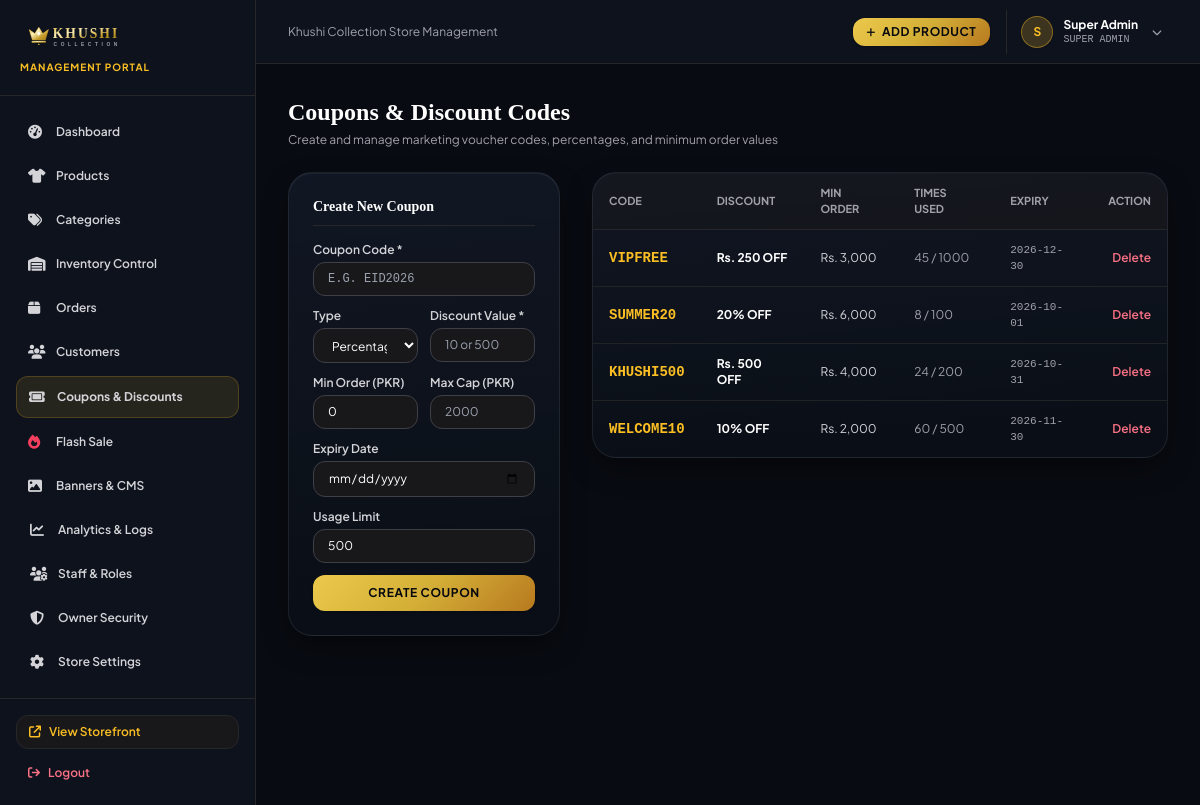
Before: /admin/coupons (signed in) with the older database file.
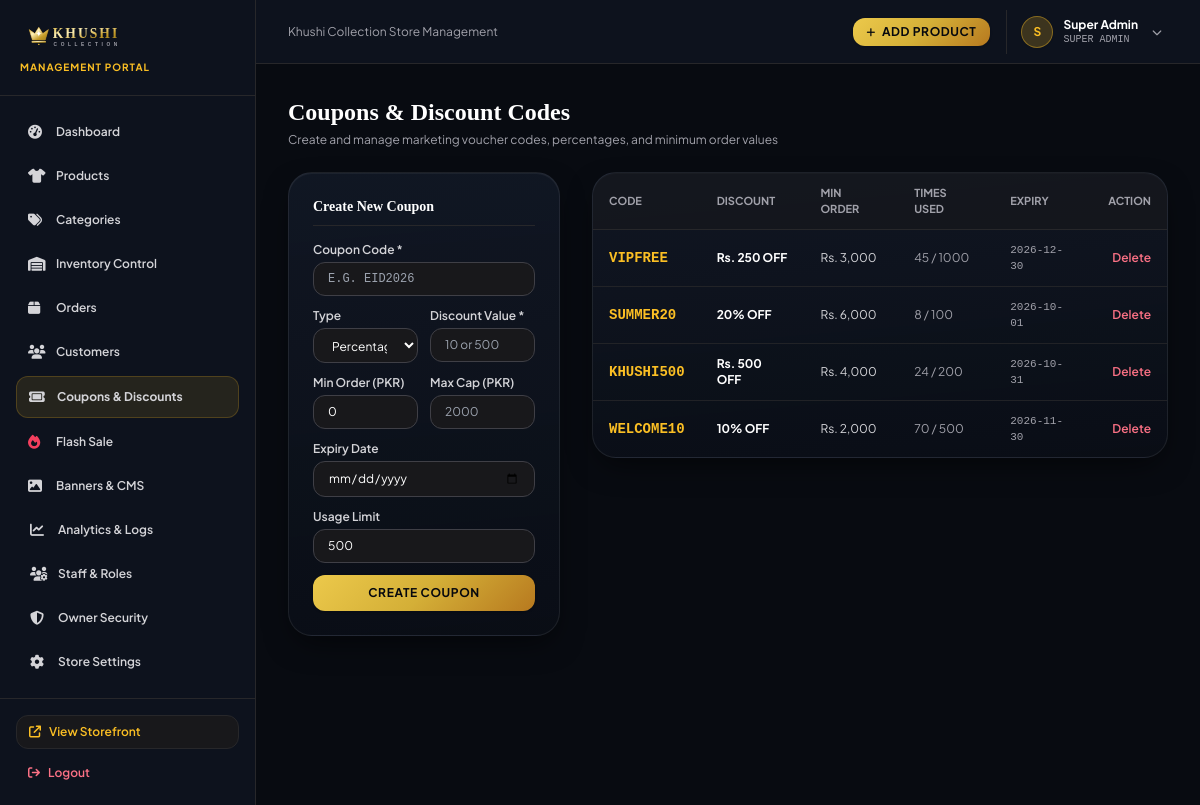
After: the same page with the newer database file.
### tables this page shows
CREATE TABLE users (
        id INTEGER PRIMARY KEY AUTOINCREMENT,
        name TEXT NOT NULL,
        email TEXT UNIQUE NOT NULL,
        phone TEXT,
        password_hash TEXT NOT NULL,
        role TEXT DEFAULT 'customer',
        status TEXT DEFAULT 'active',
        created_at TIMESTAMP DEFAULT CURRENT_TIMESTAMP
    , failed_login_attempts INTEGER DEFAULT 0, locked_until TIMESTAMP, session_token TEXT, last_login_at TIMESTAMP);

CREATE TABLE coupons (
        id INTEGER PRIMARY KEY AUTOINCREMENT,
        code TEXT UNIQUE NOT NULL,
        discount_type TEXT DEFAULT 'percentage',
        discount_value REAL NOT NULL,
        min_order_amount REAL DEFAULT 0,
        max_discount REAL,
        expiry_date TEXT,
        usage_limit INTEGER DEFAULT 1000,
        times_used INTEGER DEFAULT 0,
        is_active INTEGER DEFAULT 1,
        created_at TIMESTAMP DEFAULT CURRENT_TIMESTAMP
    );

### routes/admin.py (the view, shortened to what this page needs)
@admin_bp.route('/coupons', methods=['GET', 'POST'])
@admin_required(['super_admin', 'manager'])
def coupons():
    coupons_list = query_db('SELECT * FROM coupons ORDER BY id DESC')
    return render_template('admin/coupons/index.html', coupons=coupons_list)

### templates/admin/coupons/index.html (shortened to what this page needs)
{% extends 'admin/base.html' %}
{% block content %}
<div class="space-y-6">
    <div class="flex items-center justify-between">
        <div>
            <h1 class="text-2xl font-serif font-bold text-white">Coupons & Discount Codes</h1>
            <p class="text-xs text-zinc-400 mt-1">Create and manage marketing voucher codes, percentages, and minimum order values</p>
        </div>
    </div>
    <div class="grid grid-cols-1 lg:grid-cols-12 gap-8">
        <div class="lg:col-span-4">
            <div class="luxury-card p-6 rounded-3xl space-y-4">
                <h3 class="text-sm font-serif font-bold text-white pb-2 border-b border-zinc-800">Create New Coupon</h3>
                <form method="POST" action="{{ url_for('admin.coupons') }}" class="space-y-3">
                    <div>
                        <label class="block text-xs font-semibold text-zinc-300 mb-1">Coupon Code *</label>
                        <input type="text" name="code" required placeholder="e.g. EID2026" class="w-full bg-zinc-900 border border-zinc-700 rounded-xl px-3.5 py-2 text-xs uppercase font-mono text-white focus:outline-none focus:border-amber-400">
                    </div>
                    <div class="grid grid-cols-2 gap-3">
                        <div>
                            <label class="block text-xs font-semibold text-zinc-300 mb-1">Type</label>
                            <select name="discount_type" class="w-full bg-zinc-900 border border-zinc-700 rounded-xl px-3.5 py-2 text-xs text-white focus:outline-none focus:border-amber-400">
                                <option value="percentage">Percentage (%)</option>
                            </select>
                        </div>
                        <div>
                            <label class="block text-xs font-semibold text-zinc-300 mb-1">Discount Value *</label>
                            <input type="number" step="0.1" name="discount_value" required placeholder="10 or 500" class="w-full bg-zinc-900 border border-zinc-700 rounded-xl px-3.5 py-2 text-xs text-white focus:outline-none focus:border-amber-400">
                        </div>
                    </div>
                    <div class="grid grid-cols-2 gap-3">
                        <div>
                            <label class="block text-xs font-semibold text-zinc-300 mb-1">Min Order (PKR)</label>
                            <input type="number" name="min_order_amount" value="0" class="w-full bg-zinc-900 border border-zinc-700 rounded-xl px-3.5 py-2 text-xs text-white focus:outline-none focus:border-amber-400">
                        </div>
                        <div>
                            <label class="block text-xs font-semibold text-zinc-300 mb-1">Max Cap (PKR)</label>
                            <input type="number" name="max_discount" placeholder="2000" class="w-full bg-zinc-900 border border-zinc-700 rounded-xl px-3.5 py-2 text-xs text-white focus:outline-none focus:border-amber-400">
                        </div>
                    </div>
                    <div>
                        <label class="block text-xs font-semibold text-zinc-300 mb-1">Expiry Date</label>
                        <input type="date" name="expiry_date" class="w-full bg-zinc-900 border border-zinc-700 rounded-xl px-3.5 py-2 text-xs text-white focus:outline-none focus:border-amber-400">
                    </div>
                    <div>
                        <label class="block text-xs font-semibold text-zinc-300 mb-1">Usage Limit</label>
                        <input type="number" name="usage_limit" value="500" class="w-full bg-zinc-900 border border-zinc-700 rounded-xl px-3.5 py-2 text-xs text-white focus:outline-none focus:border-amber-400">
                    </div>
                    <button type="submit" class="w-full py-2.5 rounded-xl btn-gold text-xs font-bold uppercase tracking-wider shadow mt-2">
                        Create Coupon
                    </button>
                </form>
            </div>
        </div>
        <div class="lg:col-span-8">
            <div class="luxury-card rounded-3xl overflow-hidden">
                <table class="w-full text-left text-xs text-zinc-300">
                    <thead class="text-zinc-400 uppercase font-semibold border-b border-zinc-800 bg-zinc-900/60 text-[11px]">
                        <tr>
                            <th class="py-3 px-4">Code</th>
                            <th class="py-3 px-4">Discount</th>
                            <th class="py-3 px-4">Min Order</th>
                            <th class="py-3 px-4">Times Used</th>
                            <th class="py-3 px-4">Expiry</th>
                            <th class="py-3 px-4 text-right">Action</th>
                        </tr>
                    </thead>
                    <tbody class="divide-y divide-zinc-800/80">
                        {% for c in coupons %}
                        <tr class="hover:bg-zinc-800/30 transition">
                            <td class="py-3 px-4 font-mono font-bold text-amber-400 text-sm">{{ c.code }}</td>
                            <td class="py-3 px-4 font-bold text-white">
                                {% if c.discount_type == 'percentage' %}
                                {{ c.discount_value|int }}% OFF
                                {% else %}
                                Rs. {{ "{:,}".format(c.discount_value|int) }} OFF
                                {% endif %}
                            </td>
                            <td class="py-3 px-4">Rs. {{ "{:,}".format(c.min_order_amount|int) }}</td>
                            <td class="py-3 px-4 text-zinc-400">{{ c.times_used }} / {{ c.usage_limit }}</td>
                            <td class="py-3 px-4 font-mono text-[11px] text-zinc-400">{{ c.expiry_date or 'No Expiry' }}</td>
                            <td class="py-3 px-4 text-right">
                                {% if session.get('user_role') == 'super_admin' %}
                                <form method="POST" action="{{ url_for('admin.delete_coupon', id=c.id) }}" onsubmit="return confirm('Delete this coupon?');" class="inline">
                                    <button type="submit" class="text-rose-400 hover:text-rose-300 font-semibold text-xs">Delete</button>
                                </form>
                                {% endif %}
                            </td>
                        </tr>
                        {% endfor %}
                    </tbody>
                </table>
            </div>
        </div>
    </div>
</div>
{% endblock %}

### templates/admin/base.html (shortened to what this page needs)
<!DOCTYPE html>
<html lang="en">
<head>
    <script src="https://cdn.tailwindcss.com"></script>
    <link rel="stylesheet" href="https://cdnjs.cloudflare.com/ajax/libs/font-awesome/6.5.1/css/all.min.css">
    <link rel="stylesheet" href="{{ url_for('static', filename='css/style.css') }}">
</head>
<body class="bg-[#080B11] text-zinc-100 min-h-screen flex antialiased">
    <aside class="w-64 bg-[#0D121D] border-r border-zinc-800 flex flex-col justify-between hidden md:flex flex-shrink-0">
        <div>
            <div class="p-5 border-b border-zinc-800">
                <a href="{{ url_for('admin.dashboard') }}" class="flex items-center gap-2">
                    <img src="{{ url_for('static', filename='images/logo.svg') }}" alt="Khushi Collection" class="h-9 w-auto">
                </a>
                <span class="text-[10px] text-amber-400 font-bold tracking-widest uppercase block mt-1">Management Portal</span>
            </div>
            <nav class="p-4 space-y-1 text-xs font-semibold">
                <a href="{{ url_for('admin.dashboard') }}" class="flex items-center gap-3 px-3 py-2.5 rounded-xl hover:bg-zinc-800/80 transition text-zinc-300 hover:text-white ">
                    <i class="fa-solid fa-gauge-high text-sm w-4"></i> Dashboard
                </a>
                <a href="{{ url_for('admin.products') }}" class="flex items-center gap-3 px-3 py-2.5 rounded-xl hover:bg-zinc-800/80 transition text-zinc-300 hover:text-white ">
                    <i class="fa-solid fa-shirt text-sm w-4"></i> Products
                </a>
                <a href="{{ url_for('admin.categories') }}" class="flex items-center gap-3 px-3 py-2.5 rounded-xl hover:bg-zinc-800/80 transition text-zinc-300 hover:text-white ">
                    <i class="fa-solid fa-tags text-sm w-4"></i> Categories
                </a>
                <a href="{{ url_for('admin.inventory') }}" class="flex items-center gap-3 px-3 py-2.5 rounded-xl hover:bg-zinc-800/80 transition text-zinc-300 hover:text-white ">
                    <i class="fa-solid fa-warehouse text-sm w-4"></i> Inventory Control
                </a>
                <a href="{{ url_for('admin.orders') }}" class="flex items-center justify-between px-3 py-2.5 rounded-xl hover:bg-zinc-800/80 transition text-zinc-300 hover:text-white ">
                    <span class="flex items-center gap-3">
                        <i class="fa-solid fa-box text-sm w-4"></i> Orders
                    </span>
                </a>
                <a href="{{ url_for('admin.customers') }}" class="flex items-center gap-3 px-3 py-2.5 rounded-xl hover:bg-zinc-800/80 transition text-zinc-300 hover:text-white ">
                    <i class="fa-solid fa-users text-sm w-4"></i> Customers
                </a>
                <a href="{{ url_for('admin.coupons') }}" class="flex items-center gap-3 px-3 py-2.5 rounded-xl hover:bg-zinc-800/80 transition text-zinc-300 hover:text-white {% if 'coupons' in request.endpoint %}bg-amber-400/10 text-amber-400 font-bold border border-amber-400/20{% endif %}">
                    <i class="fa-solid fa-ticket text-sm w-4"></i> Coupons & Discounts
                </a>
                <a href="{{ url_for('admin.flash_sale') }}" class="flex items-center gap-3 px-3 py-2.5 rounded-xl hover:bg-zinc-800/80 transition text-zinc-300 hover:text-white ">
                    <i class="fa-solid fa-fire text-sm w-4 text-rose-500"></i> Flash Sale
                </a>
                <a href="{{ url_for('admin.banners') }}" class="flex items-center gap-3 px-3 py-2.5 rounded-xl hover:bg-zinc-800/80 transition text-zinc-300 hover:text-white ">
                    <i class="fa-solid fa-image text-sm w-4"></i> Banners & CMS
                </a>
                <a href="{{ url_for('admin.reports') }}" class="flex items-center gap-3 px-3.5 py-2.5 rounded-xl hover:bg-zinc-800/80 transition text-zinc-300 hover:text-white ">
                    <i class="fa-solid fa-chart-line text-sm w-4"></i> Analytics & Logs
                </a>
                {% if session.get('user_role') in ('OWNER', 'super_admin', 'SUPER_ADMIN') %}
                <a href="/admin-staff.html" class="flex items-center gap-3 px-3.5 py-2.5 rounded-xl hover:bg-zinc-800/80 transition text-zinc-300 hover:text-white">
                    <i class="fa-solid fa-users-gear text-sm w-4"></i> Staff & Roles
                </a>
                {% endif %}
                <a href="{{ url_for('admin.security_center') }}" class="flex items-center gap-3 px-3.5 py-2.5 rounded-xl hover:bg-zinc-800/80 transition text-zinc-300 hover:text-white ">
                    <i class="fa-solid fa-shield-halved text-sm w-4"></i> Owner Security
                </a>
                <a href="{{ url_for('admin.settings') }}" class="flex items-center gap-3 px-3.5 py-2.5 rounded-xl hover:bg-zinc-800/80 transition text-zinc-300 hover:text-white ">
                    <i class="fa-solid fa-gear text-sm w-4"></i> Store Settings
                </a>
            </nav>
        </div>
        <div class="p-4 border-t border-zinc-800 space-y-2">
            <a href="{{ url_for('storefront.home') }}" target="_blank" class="flex items-center gap-2 px-3 py-2 rounded-xl bg-zinc-900 border border-zinc-800 text-xs text-amber-400 hover:border-amber-400 transition font-semibold">
                <i class="fa-solid fa-arrow-up-right-from-square"></i>
                <span>View Storefront</span>
            </a>
            <a href="{{ url_for('admin.admin_logout') }}" class="flex items-center gap-2 px-3 py-2 rounded-xl text-xs text-rose-400 hover:bg-rose-950/40 transition font-semibold">
                <i class="fa-solid fa-arrow-right-from-bracket"></i>
                <span>Logout</span>
            </a>
        </div>
    </aside>
    <div class="flex-1 flex flex-col min-w-0 overflow-hidden">
        <header class="h-16 bg-[#0D121D] border-b border-zinc-800 flex items-center justify-between px-4 sm:px-6 lg:px-8">
            <div class="flex items-center gap-3">
                <span class="text-xs text-zinc-400 hidden sm:inline">Khushi Collection Store Management</span>
            </div>
            <div class="flex items-center gap-4">
                <a href="{{ url_for('admin.add_product') }}" class="px-3.5 py-1.5 rounded-xl btn-gold text-xs font-bold uppercase tracking-wider flex items-center gap-1.5 shadow">
                    <i class="fa-solid fa-plus text-[10px]"></i> Add Product
                </a>
                <div class="relative pl-2 border-l border-zinc-800">
                    <button type="button" onclick="toggleAdminMenu()" id="admin-user-menu-btn" class="flex items-center gap-2.5 p-1.5 rounded-xl hover:bg-zinc-800/80 transition cursor-pointer text-left focus:outline-none select-none">
                        <div class="w-8 h-8 rounded-full bg-amber-400/20 text-amber-400 flex items-center justify-center font-bold text-xs border border-amber-400/40 shadow-sm">
                            {{ session.get('user_name', 'Admin')[0] }}
                        </div>
                        <div class="hidden sm:block text-left">
                            <span class="text-xs font-bold text-white block leading-tight">{{ session.get('user_name', 'Admin') }}</span>
                            <span class="text-[10px] text-zinc-400 block uppercase font-mono">{{ session.get('user_role', 'Administrator').replace('_', ' ') }}</span>
                        </div>
                        <i class="fa-solid fa-chevron-down text-[10px] text-zinc-400 ml-1 transition duration-200" id="admin-menu-chevron"></i>
                    </button>
                </div>
            </div>
        </header>
        <main class="flex-1 overflow-y-auto p-4 sm:p-6 lg:p-8">
            {% block content %}{% endblock %}
        </main>
    </div>
</body>
</html>

Changed rows visible on the page:
changed coupons "WELCOME10": times_used "60" → "70"
